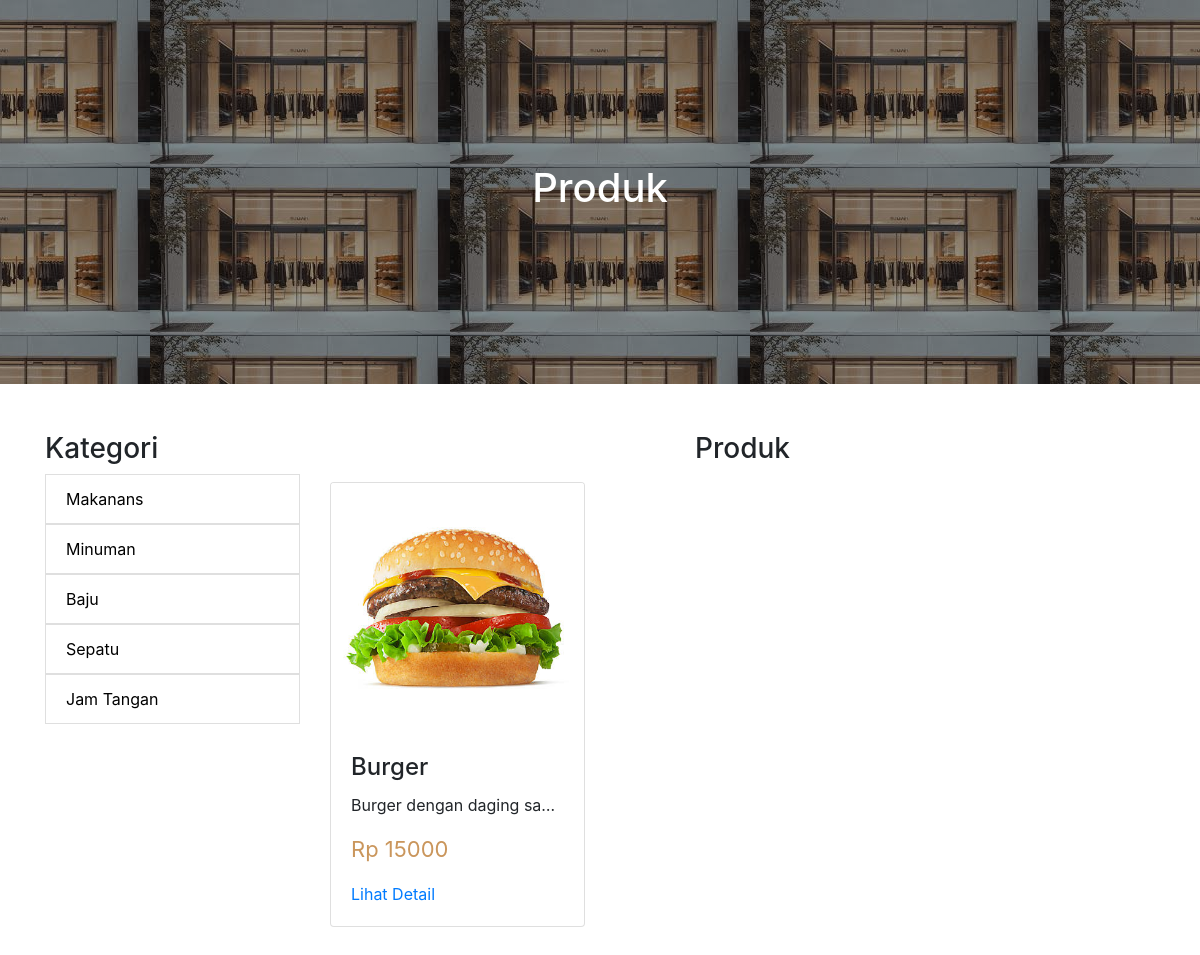
Screenshot of /user/product.php?kategori=Makanans with the database file from the repository.
### tables this page shows
CREATE TABLE `category` (
  `category_id` int(11) NOT NULL,
  `category_name` varchar(100) DEFAULT NULL
);

CREATE TABLE `product` (
  `product_id` int(11) NOT NULL,
  `name_product` varchar(100) DEFAULT NULL,
  `price` double DEFAULT NULL,
  `category_id` int(11) DEFAULT NULL,
  `photo` varchar(255) DEFAULT NULL,
  `detail` text DEFAULT NULL,
  `stock_availability` enum('Not_Available','Available') DEFAULT NULL
);

### user/product.php (the view, shortened to what this page needs)
<?php
    require "../includes/koneksi.php";
    $queryKategori = mysqli_query($conn,"SELECT * FROM category");
    if(isset($_GET['keyword'])){
        $queryProduct = mysqli_query($conn,"SELECT * FROM product WHERE name_product LIKE '%$_GET[keyword]%'");
    }
    else if(isset($_GET['kategori'])){
        $queryGetCategoryId = mysqli_query($conn,"SELECT category_id FROM category WHERE category_name='$_GET[kategori]'");
        $categoryId = mysqli_fetch_array($queryGetCategoryId);
        $queryProduct = mysqli_query($conn,"SELECT * FROM product WHERE category_id = '$categoryId[category_id]'");
    }
    else{
        $queryProduct = mysqli_query($conn,"SELECT * FROM product");
    }
?>
<!DOCTYPE html>
<html lang="en">
<head>
    <link rel="stylesheet" href="../css/style.css">
    <link rel="stylesheet" href="https://stackpath.bootstrapcdn.com/bootstrap/4.5.2/css/bootstrap.min.css">
</head>
<body>
    <div class="container-fluid banner-product d-flex align-items-center">
        <div class="container">
            <h1 class="text-white text-center">Produk</h1>
        </div>
    </div>
    <div class ="container py-5">
        <div class="row">
            <div class="col-lg-3 mb-5">
            <h3>Kategori</h3>
            <ul class="list-group">
            <?php while($category = mysqli_fetch_array($queryKategori)){?>
                <a class="no-decoration" href="product.php?kategori=<?php echo $category['category_name']?>">
                    <li class="list-group-item d-flex justify-content-between align-items-center">
                        <?php echo $category['category_name']?>
                    </li>
                </a>
            <?php
            }
            ?>
            </ul>
            </div>
            <div class="col-lg-9">
                <h3 class="text-center mb-3">Produk</h3>
                <div class="row">
                    <?php while($product = mysqli_fetch_array($queryProduct)){?>
                    <div class="col-md-4 mb-4">
                        <div class="card h-100">
                            <div class="image-box">
                                <img src="../image/<?php echo $product['photo']?>" class="card-img-top" alt="">
                            </div>
                            <div class="card-body">
                                <h4 class="card-title"> <?php echo $product['name_product']?> </h4>
                                <p class="card-text text-truncate"> <?php echo $product['detail']?></p>
                                <p class="card-text text-harga"> Rp <?php echo $product['price']?> </p>
                                <a href="product-detail.php?nama=<?php echo $product['name_product']?>">Lihat Detail</a>
                            </div>
                        </div>
                    </div>
                    <?php } ?>
                </div>
            </div>
        </div>
    </div>
</body>
</html>

### css/style.css (style rules this page uses)
.no-decoration { text-decoration: none; color: black; }
.text-harga { font-size: 22px; color: #CA965C; }
.image-box { height: 250px; }
.image-box img { height: 100%; width: 100%; object-fit: cover; object-position: center; }
.banner-product { height : 48vh; background : linear-gradient(rgba(0,0,0,0.4),rgba(0,0,0,0.4)),url('../image/banner.jpg'); background-position: 50% 0%; }

### rows the page displays
category: category_name "Makanans"
category: category_name "Minuman"
category: category_name "Baju"
category: category_name "Sepatu"
category: category_name "Jam Tangan"
product: photo (picture), name_product "Burger", detail "Burger dengan daging sa…", price "15000"
